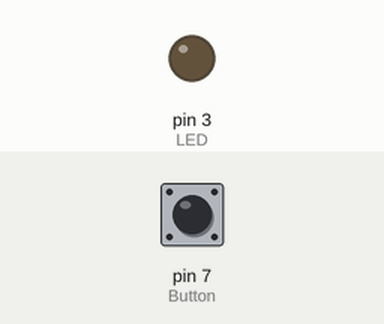
Recording of a sketch running on a simulated Arduino Uno, built with avr-gcc and run on an emulated ATmega328P. Shown: output pins drawn as LEDs (lit = HIGH). The inputs (shaded band) are chosen by the test bench; at power-on: pin 7 (Button) HIGH.

Above: at 1.2 s.
1.3 s: pin 7 (Button) pulled LOW for 0.15 s
At 1.37 s:
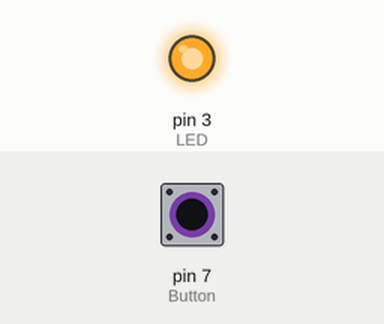
2.9 s: pin 7 (Button) pulled LOW for 3.2 s
At 7.5 s:
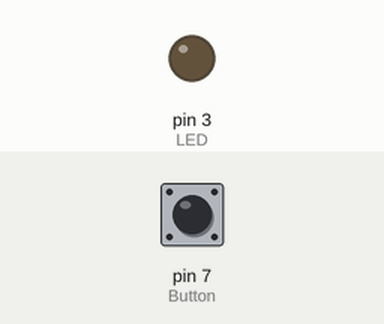
Timing chart, 0 to 9.0 s (numbered marks = the images above; inputs shaded):
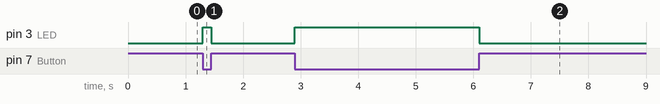

Measured:
- after the input at 1.3 s, pin 3 (LED): LOW → HIGH at once, → LOW 0.15 s later
- after the input at 2.9 s, pin 3 (LED): LOW → HIGH at once, → LOW 3.2 s later

The sketch:

Ornek2_-buton_ve_LED.ino
```cpp
//-----------@Author by UlucFurkanVardar

const int LED=3;
const int Button=7;
//pinlerimizin numaralarını kullanmak yerine bir sabit değişken kullanarak isimlendirdik.

void setup() {                   //void setup kısmı ilk açılışta ilk yapılacak düzenlemelerin olduğu bir nevi backround işleridir.
pinMode(LED,OUTPUT);             //bu kısımda 9. pinimizi bir dijital çıkış olrak ayarladık.
pinMode(Button,INPUT);           //2. pinimizi bir input pini olarak set ettik.
}

void loop() {                   //void loop kısmı ise programımız içerisinde yapılması gerekenleri kapsar.
                                //ve sürekli olarak bu komut satırları kontrol edilir ve uygulanır.
if(digitalRead(Button)==LOW){   //bir if yapısıyla kontrol yapıp butona basılıp basılmadığını kontrol ediyoruz.
  digitalWrite(LED,HIGH);       //eğer butona basılı ise ledimiz yanacak.
  }
else{
  digitalWrite(LED,LOW);        //aksi halde ledimiz kapanıyor.
  }

}


//bu kod sayesinde 9 numaralı pine takılı olan led butona basılı tutulduğu sürece yanıyor olacak aksi halde sönecek ,!!buton tipine göre görev tam tersi olaiblir.
```
